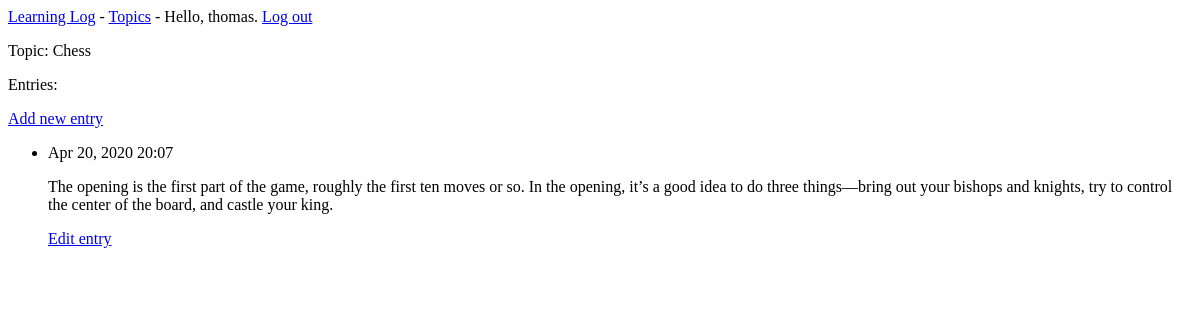
Before: /topics/1/ (signed in) with the older database file.
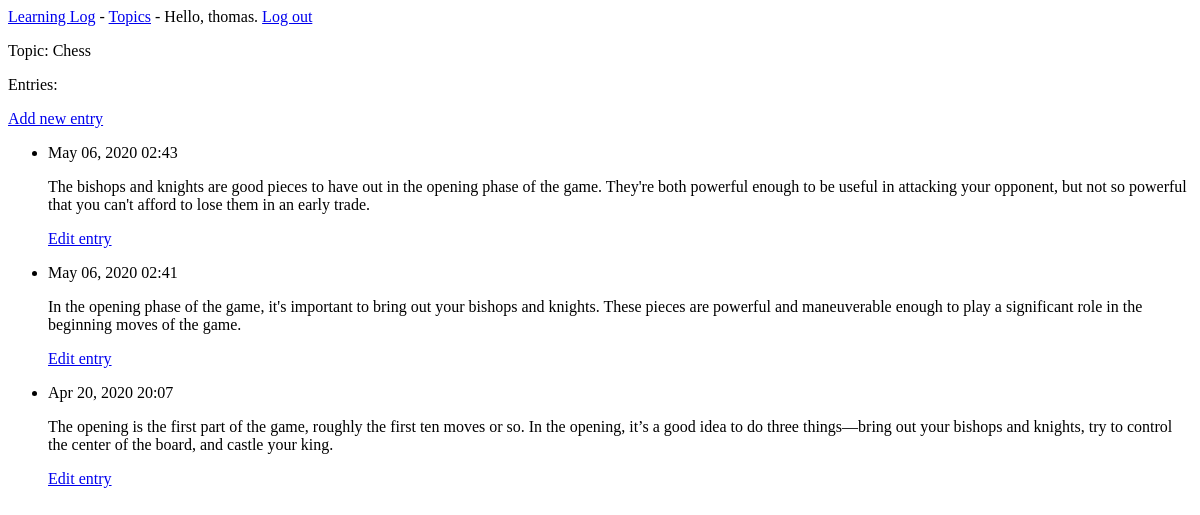
After: the same page with the newer database file.
### learning_logs/models.py (models this page shows, shortened)
class Topic(models.Model):
    text = models.CharField(max_length=200)
    date_added = models.DateTimeField(auto_now_add=True)
    owner = models.ForeignKey(User, on_delete=models.CASCADE)
    def __str__(self):
        return self.text

class Entry(models.Model):
    topic = models.ForeignKey(Topic, on_delete=models.CASCADE)
    text = models.TextField()
    date_added = models.DateTimeField(auto_now_add=True)
    class Meta:
        verbose_name_plural = 'entries'

### learning_logs/views.py (the view)
# urls.py: path('topics/<int:topic_id>/',views.topic,name='topic'),
@login_required
def topic(request, topic_id):
    topic = Topic.objects.get(id=topic_id)
    if topic.owner != request.user:
        raise Http404
    entries = topic.entry_set.order_by('-date_added')
    context = {'topic':topic, 'entries':entries} # <-- dictionary with required data to load page
    return render(request, 'learning_logs/topic.html', context)

### learning_logs/templates/learning_logs/topic.html
{% extends "learning_logs/base.html" %}
{% block content %}
<p>Topic: {{ topic }} </p>
<p>Entries:</p>
<p>
    <a href="{% url 'learning_logs:new_entry' topic.id %}">Add new entry</a>
</p>
<ul>
    {% for entry in entries %}
    <li>
        <p>{{ entry.date_added|date:'M d, Y H:i' }} </p>
        <p>{{ entry.text|linebreaks }}</p>
        <p>
            <a href="{% url 'learning_logs:edit_entry' entry.id %}">Edit entry</a>
        </p>
    </li>
    {% empty %}
    <li> There are no entries for this topic yet.</li>
    {% endfor %}
</ul>
{% endblock content %}

### learning_logs/templates/learning_logs/base.html
<P>
    <a href="{% url 'learning_logs:index' %}">Learning Log</a> -
    <a href="{% url 'learning_logs:topics' %}">Topics</a> -
    {% if user.is_authenticated %}
        Hello, {{ user.username }}.
        <a href="{% url 'users:logout' %}">Log out</a>
    {% else %}
        <a href="{% url 'users:register' %}">Register</a> -
        <a href="{% url 'users:login' %}">Log in</a>
    {% endif %}
</P>
{% block content %}
{% endblock content %}

Changed rows visible on the page:
added Entry: date_added "May 06, 2020 02:43", text "The bishops and knights are good pieces to have out in the opening phase of the game. They're both powerful enough to be useful in attacking your opponent, but not so powerful that you can't afford to lose them in an early trade."
added Entry: date_added "May 06, 2020 02:41", text "In the opening phase of the game, it's important to bring out your bishops and knights. These pieces are powerful and maneuverable enough to play a significant role in the beginning moves of the game."
